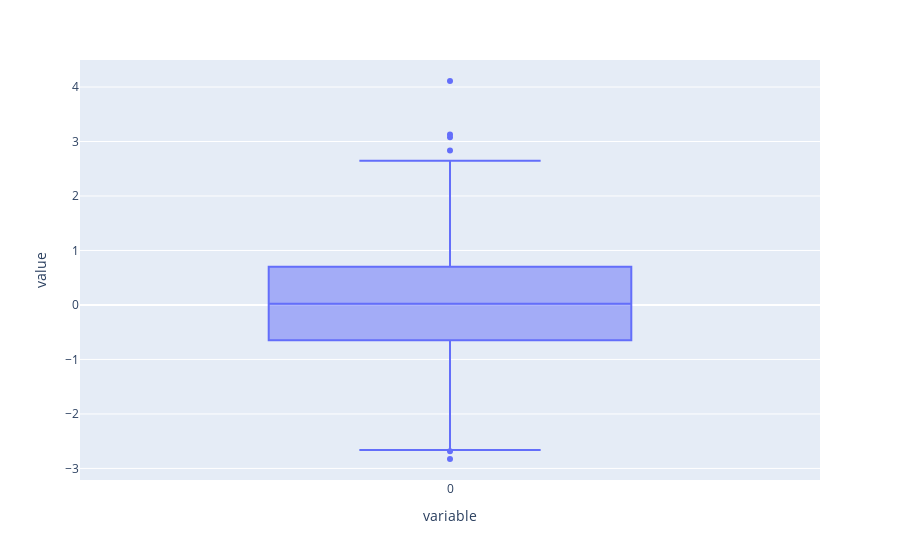

Source (notebook cell):
### Code cell
px.box(x)

### Figure 1 — Plotly figure (JSON) as saved in the notebook; plotly's stock layout.template omitted (floating-point values rounded to 4 significant figures; data arrays with more than 128 entries replaced by an {"elided": "..."} marker saying what was removed)
{"data": [{"alignmentgroup": "True", "hovertemplate": "variable=%{x}<br>value=%{y}<extra></extra>", "legendgroup": "", "marker": {"color": "#636efa"}, "name": "", "notched": false, "offsetgroup": "", "orientation": "v", "showlegend": false, "type": "box", "x": {"elided": "1000 str values"}, "x0": " ", "xaxis": "x", "y": {"elided": "1000 float values"}, "y0": " ", "yaxis": "y"}], "layout": {"boxmode": "group", "legend": {"tracegroupgap": 0}, "margin": {"t": 60}, "xaxis": {"anchor": "y", "domain": [0, 1], "title": {"text": "variable"}}, "yaxis": {"anchor": "x", "domain": [0, 1], "title": {"text": "value"}}}}
